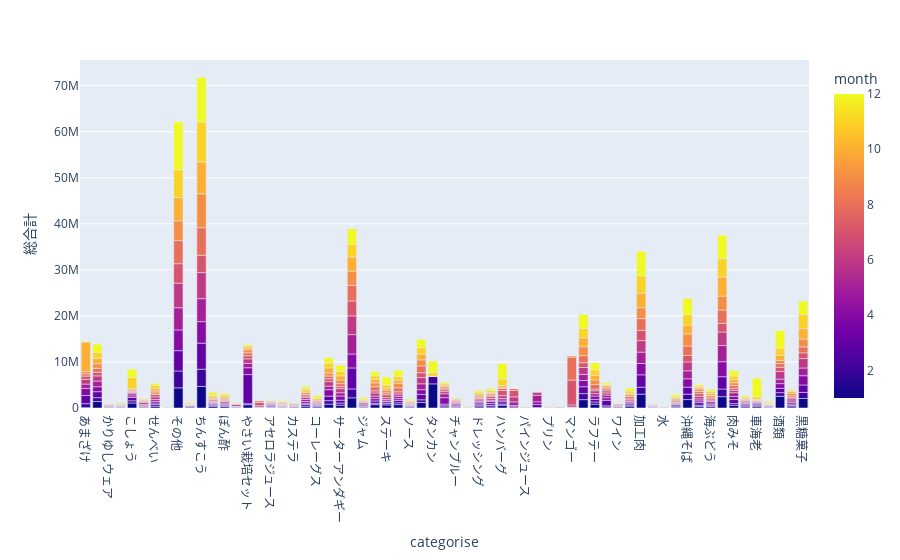

The code cell stored with this chart in its notebook:
### Code cell
px.bar(sells_with_mc, y = "総合計", x = "categorise", color='month')

### Figure 1 — Plotly figure (JSON) as saved in the notebook; plotly's stock layout.template omitted (floating-point values rounded to 4 significant figures; data arrays with more than 128 entries replaced by an {"elided": "..."} marker saying what was removed)
{"data": [{"alignmentgroup": "True", "hoverlabel": {"namelength": 0}, "hovertemplate": "categorise=%{x}<br>総合計=%{y}<br>month=%{marker.color}", "legendgroup": "", "marker": {"color": {"elided": "739 int values"}, "coloraxis": "coloraxis"}, "name": "", "offsetgroup": "", "orientation": "v", "showlegend": false, "textposition": "auto", "type": "bar", "x": {"elided": "739 str values"}, "xaxis": "x", "y": {"elided": "739 int values"}, "yaxis": "y"}], "layout": {"autosize": true, "barmode": "relative", "coloraxis": {"colorbar": {"title": {"text": "month"}}, "colorscale": [[0, "#0d0887"], [0.1111, "#46039f"], [0.2222, "#7201a8"], [0.3333, "#9c179e"], [0.4444, "#bd3786"], [0.5556, "#d8576b"], [0.6667, "#ed7953"], [0.7778, "#fb9f3a"], [0.8889, "#fdca26"], [1, "#f0f921"]]}, "legend": {"tracegroupgap": 0}, "margin": {"t": 60}, "xaxis": {"anchor": "y", "autorange": true, "domain": [0, 1], "range": [-0.5, 62.5], "title": {"text": "categorise"}, "type": "category"}, "yaxis": {"anchor": "x", "autorange": true, "domain": [0, 1], "range": [0, 75570000.0], "title": {"text": "総合計"}, "type": "linear"}}}
